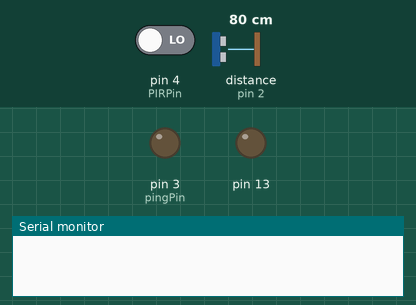
Bench run of a sketch on a simulated Arduino Uno, built with avr-gcc and run on an emulated ATmega328P. On the bench: output pins drawn as LEDs (lit = HIGH), the last lines printed to the serial monitor. Dashed ring = blinking. The inputs (shaded band) are chosen by the test bench; at power-on: pin 4 (PIRPin) LOW, distance to the obstacle (sensor on pin 2) 80 cm. The echo pulse lasts 58.3 µs per cm.

Above: at 1.2 s.
1.3 s: pin 4 (PIRPin) driven HIGH
At 1.43 s:
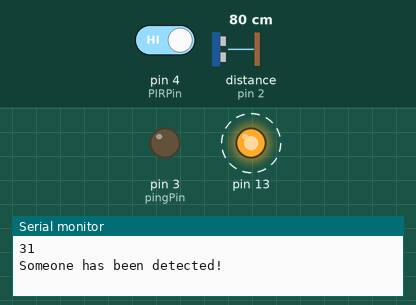
Timing chart, 0 to 7.6 s (numbered marks = the images above; inputs shaded):
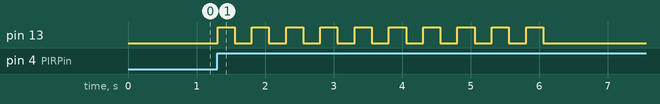

Measured:
- after the input at 1.3 s, pin 13: alternates HIGH for 0.25 s and LOW for 0.25 s, 20 changes in all, then stays LOW, starting at once

The sketch:

PIR_Sensor.ino
```cpp
int pingPin = 3;
int echoPin = 2;
int PIRPin = 4;
long duration = 0;

long Ping(){
  digitalWrite(pingPin,LOW);
  delayMicroseconds(2);
  digitalWrite(pingPin,HIGH);
  delayMicroseconds(5);
  digitalWrite(pingPin,LOW);
  duration = pulseIn(echoPin,HIGH);
  return duration;
}
void blinkLED(){
  for (int x=0;x < 10;x++){
    digitalWrite(13,HIGH);
    delay(250);
    digitalWrite(13,LOW);
    delay(250);
}
}
long microsecondstoinches(long microseconds){
  return microseconds / 74 / 2;
}

void setup() {
  pinMode(13,OUTPUT);
  pinMode(pingPin, OUTPUT);
  pinMode(echoPin, INPUT);
  pinMode(PIRPin, INPUT);
  Serial.begin(9600);

}

void loop() {
  if (digitalRead(PIRPin) == HIGH){
    int distance = Ping();
    int lengths = microsecondstoinches(distance);
    Serial.println(lengths);
    Serial.println("Someone has been detected!");
    blinkLED();
    digitalWrite(13,LOW);
    delay(5000);
  }
}
```
